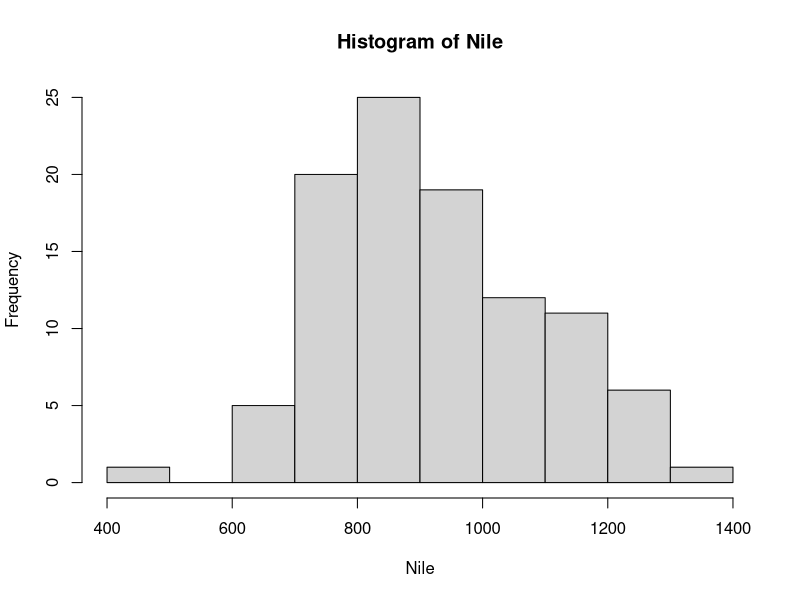
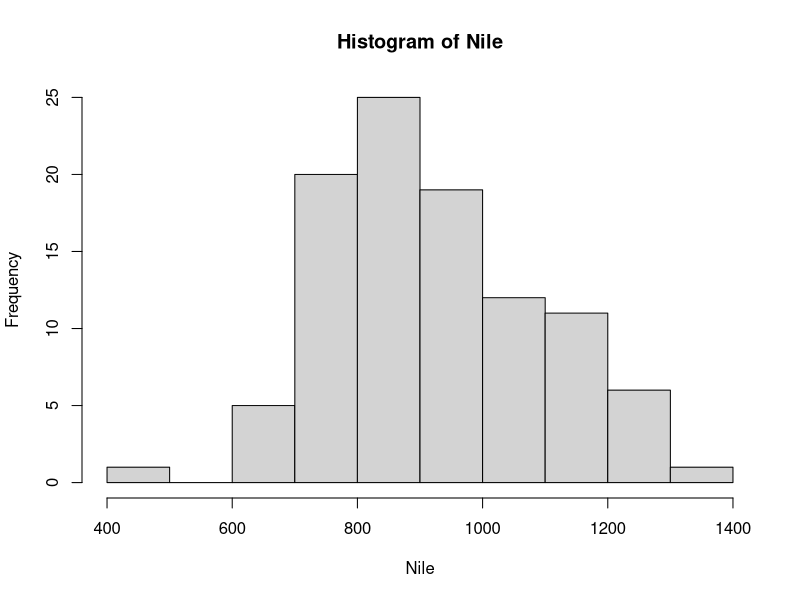
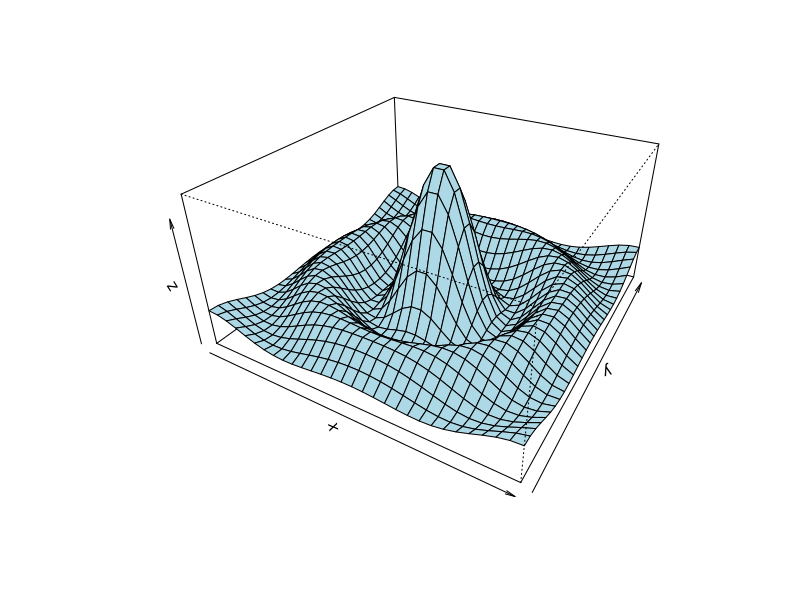
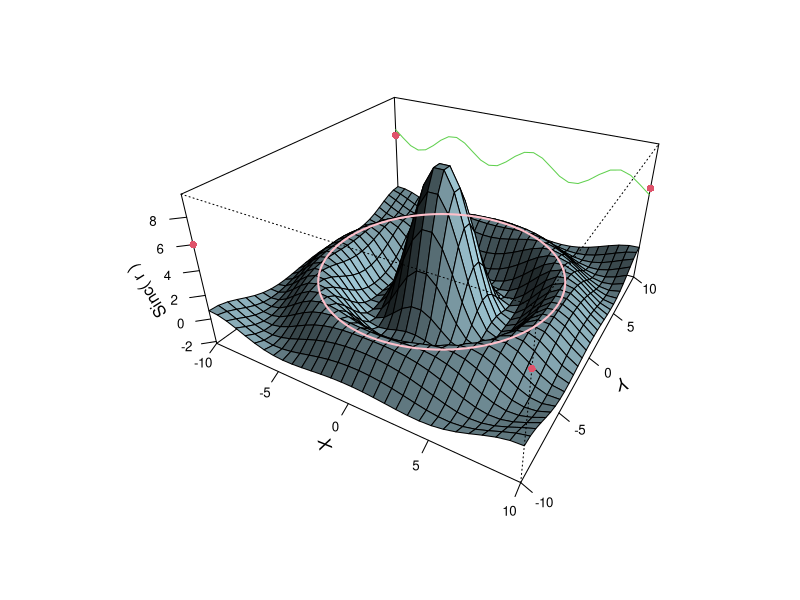
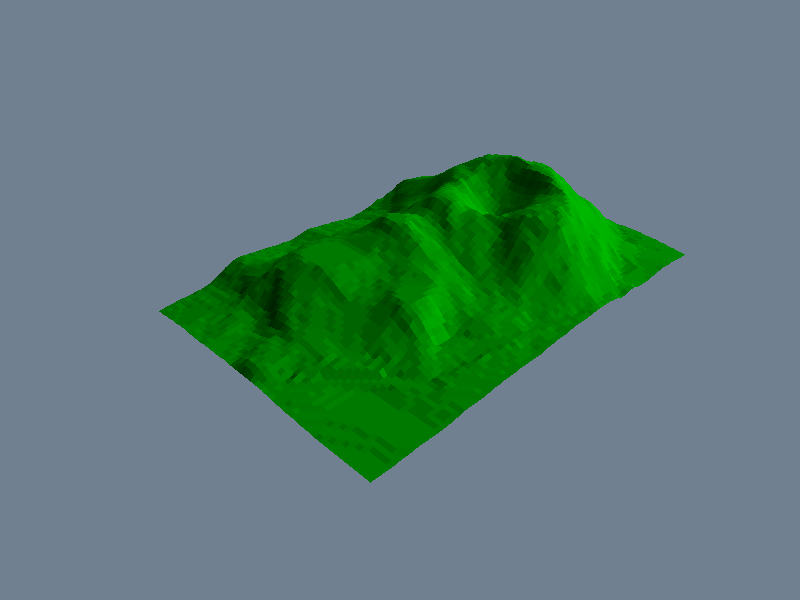
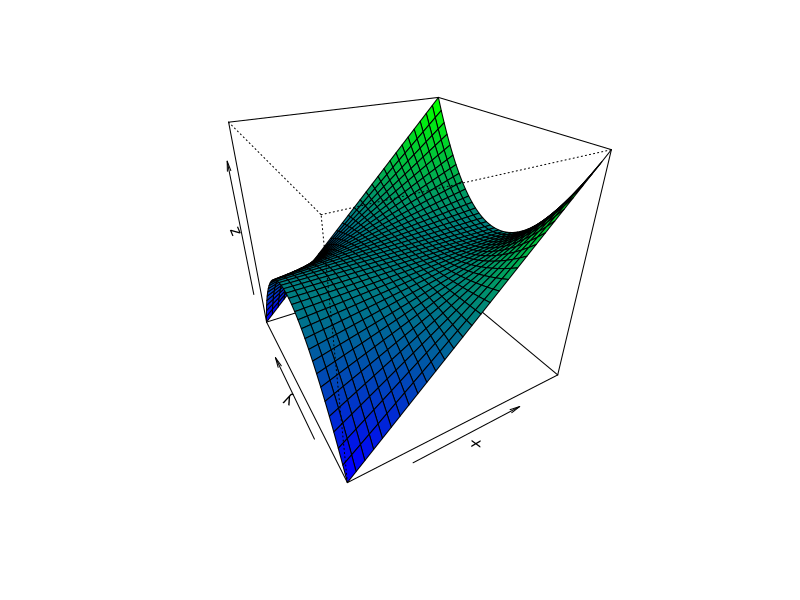

The R source for these figures, in order:
## ---- chunk 1
mean(abs(rnorm(100)))
## ---- chunk 2
rnorm(10)
## ---- chunk 3
x <- c(1, 2, 4)
x
## ---- chunk 4
q <- c(x, x, 8)
q
## ---- chunk 5
x[2:3]
## ---- chunk 6
mean(x)
## ---- chunk 7
sd(x)
## ---- chunk 8
y <- mean(x)
y
## ---- chunk 9
mean(Nile)
sd(Nile)
## ---- chunk 10
hist(Nile)
## ---- chunk 11
oddcount <- function(x) {
  k <- 0
  for (n in x) {
    if (n %% 2 == 1) k <- k + 1
  }
  return(k)
}
oddcount(c(1, 3, 5))
oddcount(c(1, 2, 3, 7, 9))
## ---- chunk 12
z <- c(2, 6, 7)
oddcount(z)
## ---- chunk 13
f <- function(x) {
  return(x + y)
}
y <- 3
f(5)
## ---- chunk 14
x <- c(5, 12, 13)
x
length(x)
mode(x)
typeof(x)
## ---- chunk 15
y <- "abc"
length(y)
mode(y)
typeof(y)
## ---- chunk 16
z <- c("abc", "29 88")
length(z)
mode(z)
## ---- chunk 17
u <- paste("abc", "de", "f")
u
## ---- chunk 18
v <- strsplit(u, " ")
v
## ---- chunk 19
m <- rbind(c(1, 4), c(2, 2))
m
m %*% c(1, 1)
## ---- chunk 20
m[1, 2]
m[2, 2, drop = FALSE]
## ---- chunk 21
m[1, , drop = FALSE]
## ---- chunk 22
m[, 2, drop = FALSE]
## ---- chunk 23
x <- list(u = 2, v = "abc")
x
## ---- chunk 24
hn <- hist(Nile)
print(hn)
## ---- chunk 25
str(hn)
## ---- chunk 26
d <- data.frame(kids = c("Jack", "Jill"), ages = c(12, 10))
d
## ---- chunk 27
summary(d)
## ---- chunk 28
lma <- lm(mpg ~ wt, data = mtcars)
attributes(lma)
## ---- chunk 29
lma$coef
## ---- chunk 30
lma
## ---- chunk 31
summary(lma)
## ---- chunk 32
getwd()
## ---- chunk 33
?"["
## ---- chunk 34
example(seq)
## ---- chunk 35
example(persp)
## ---- chunk 36
help.search("multivariate normal")
